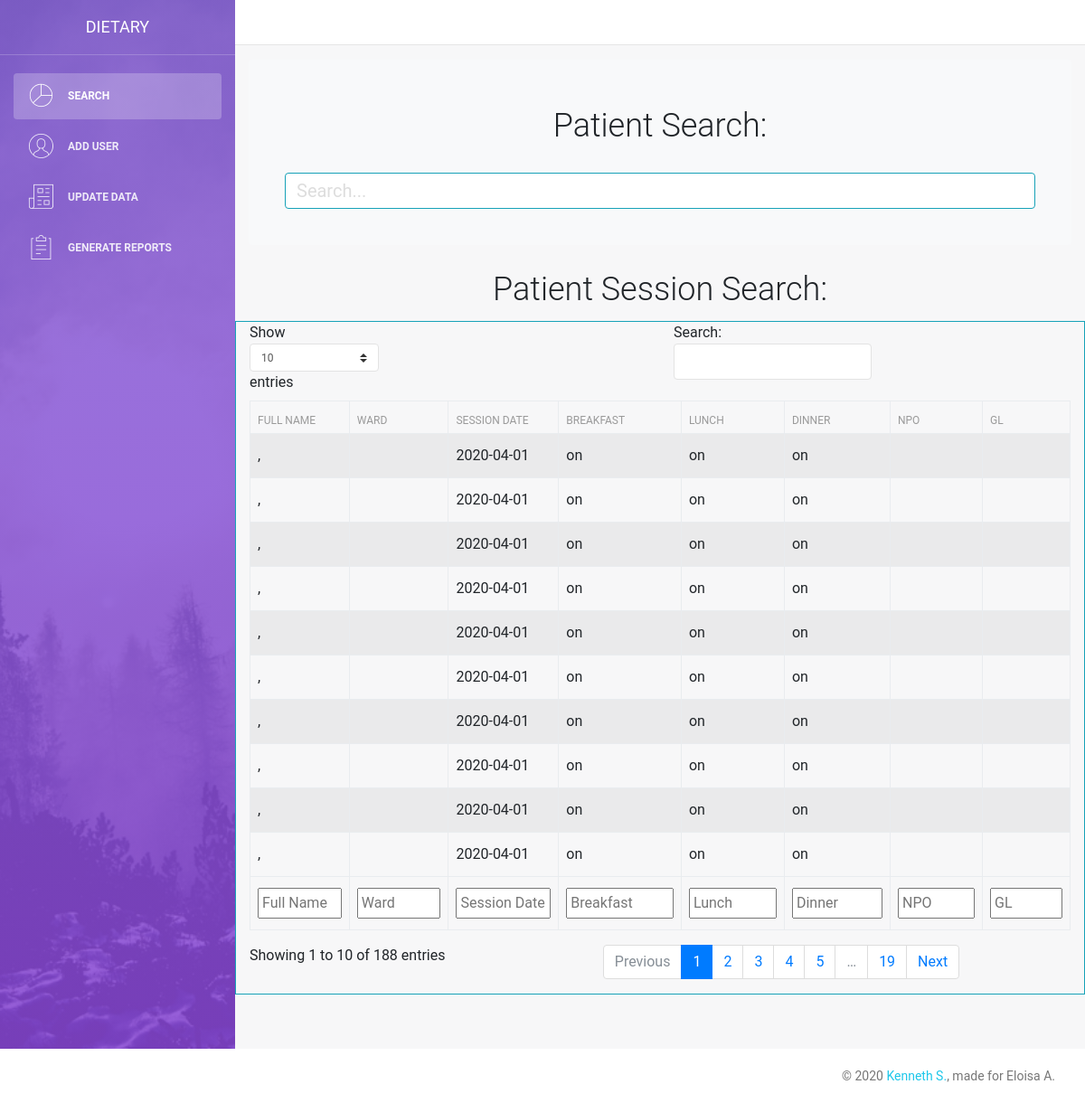
The page / on the database its author committed.
### tables this page shows
CREATE TABLE `patientsubsistence` (
  `id` int(12) NOT NULL,
  `pId` varchar(255) NOT NULL,
  `date` date NOT NULL,
  `breakfast` varchar(225) NOT NULL,
  `lunch` varchar(225) NOT NULL,
  `dinner` varchar(225) NOT NULL,
  `npo` varchar(255) NOT NULL,
  `gl` varchar(255) NOT NULL
);

### index.php (the view, shortened to what this page needs)
<?php include('server.php'); ?>
<!DOCTYPE html>
<html lang="en">
<head>
    <link rel="stylesheet" href="https://maxcdn.bootstrapcdn.com/font-awesome/latest/css/font-awesome.min.css" />
    <link href="./assets/css/bootstrap.min.css" rel="stylesheet" />
    <link href="./assets/css/light-bootstrap-dashboard.css?v=2.0.0 " rel="stylesheet" />
    <link href="./assets/css/demo.css" rel="stylesheet" />
    <link rel="stylesheet" href="assets/css/style.css">
</head>
<body>
    <div class="wrapper">
        <?php include_once './components/sidebar.php' ?>
        <div class="main-panel">
            <nav class="navbar navbar-expand-lg " color-on-scroll="500">
            </nav>
            <div class="container">
                    <div class="container">
                        <div class="row">
                            <div class="col-md-12  bg-light p-4 mt-3 rounded">
                                <center>
                                    <h2>Patient Search:</h2>
                                </center>
                                <form action="server.php" class="form-inline p-3" method="post">
                                    <input type="text" name="search" id="search" class="form-control form-control-lg rounded-0 border-info" placeholder="Search..." style="width:100%">
                                </form>
                            </div>
                            <div class="col-md-9" style="position:relative; margin-top:-38px; margin-left:25px">
                            </div>
                        </div>
                    </div>
                </div>
                <div class="container" id="patientTable">
                    <center>
                        <h2>Patient Session Search:</h2>
                    </center>
                    <div class="row">
                        <div class="col-md-12 border border-info">
                            <table id="example" class="table table-striped table-bordered" style="width:100%">
                                <thead>
                                    <tr>
                                        <th>Full Name</th>
                                        <th>Ward</th>
                                        <th>Session Date</th>
                                        <th>Breakfast</th>
                                        <th>Lunch</th>
                                        <th>Dinner</th>
                                        <th>NPO</th>
                                        <th>GL</th>
                                    </tr>
                                </thead>
                                <tbody>
                                    <?php
                                    $sql = "SELECT * FROM patientsubsistence";
                                    $result = mysqli_query($conn, $sql);
                                    if (mysqli_num_rows($result) > 0) {
                                        while ($row = mysqli_fetch_assoc($result)) {
                                            $date = $row['date'];
                                            $breakfast = $row['breakfast'];
                                            $lunch = $row['lunch'];
                                            $dinner = $row['dinner'];
                                            $npo = $row['npo'];
                                            $gl = $row['gl'];
                                            echo '
                                                <tr>
                                                <td>' . $lastName . ',' . $firstName . ' ' . $middleName . '</td>
                                                <td>' . $ward . '</td>
                                                <td>' . $date . '</td>
                                                <td>' . $breakfast . '</td>
                                                <td>' . $lunch . '</td>
                                                <td>' . $dinner . '</td>
                                                <td>' . $npo . '</td>
                                                <td>' . $gl . '</td>
                                                </tr>
                                                ';
                                        }
                                    }
                                    ?>
                                </tbody>
                                <tfoot>
                                    <tr>
                                        <th>Full Name</th>
                                        <th>Ward</th>
                                        <th>Session Date</th>
                                        <th>Breakfast</th>
                                        <th>Lunch</th>
                                        <th>Dinner</th>
                                        <th>NPO</th>
                                        <th>GL</th>
                                    </tr>
                                </tfoot>
                            </table>
                        </div>
                    </div>
                </div>
            </div>
            <?php include_once './components/footer.php' ?>
        </div>
</body>
</html>

### rows shown on the page
patientsubsistence: date "2020-04-01", breakfast "on", lunch "on", dinner "on"
patientsubsistence: date "2020-04-01", breakfast "on", lunch "on", dinner "on"
patientsubsistence: date "2020-04-01", breakfast "on", lunch "on", dinner "on"
patientsubsistence: date "2020-04-01", breakfast "on", lunch "on", dinner "on"
patientsubsistence: date "2020-04-01", breakfast "on", lunch "on", dinner "on"
patientsubsistence: date "2020-04-01", breakfast "on", lunch "on", dinner "on"
patientsubsistence: date "2020-04-01", breakfast "on", lunch "on", dinner "on"
patientsubsistence: date "2020-04-01", breakfast "on", lunch "on", dinner "on"
patientsubsistence: date "2020-04-01", breakfast "on", lunch "on", dinner "on"
patientsubsistence: date "2020-04-01", breakfast "on", lunch "on", dinner "on"
